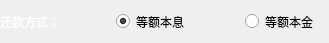
         <widget class="QWidget" name="widget_Remethod_1" native="true">
          <property name="maximumSize">
           <size>
            <width>450</width>
            <height>40</height>
           </size>
          </property>
          <layout class="QGridLayout" name="gridLayout_34">
           <property name="leftMargin">
            <number>0</number>
           </property>
           <item row="0" column="4">
            <spacer name="horizontalSpacer_7">
             <property name="orientation">
              <enum>Qt::Horizontal</enum>
             </property>
             <property name="sizeType">
              <enum>QSizePolicy::Maximum</enum>
             </property>
             <property name="sizeHint" stdset="0">
              <size>
               <width>50</width>
               <height>20</height>
              </size>
             </property>
            </spacer>
           </item>
           <item row="0" column="5">
            <widget class="QRadioButton" name="radioButton_Rebenjin_1">
             <property name="maximumSize">
              <size>
               <width>90</width>
               <height>21</height>
              </size>
             </property>
             <property name="text">
              <string>等额本金</string>
             </property>
            </widget>
           </item>
           <item row="0" column="2">
            <spacer name="horizontalSpacer_2">
             <property name="orientation">
              <enum>Qt::Horizontal</enum>
             </property>
             <property name="sizeType">
              <enum>QSizePolicy::Maximum</enum>
             </property>
             <property name="sizeHint" stdset="0">
              <size>
               <width>50</width>
               <height>19</height>
              </size>
             </property>
            </spacer>
           </item>
           <item row="0" column="3">
            <widget class="QRadioButton" name="radioButton_Rebenxi_1">
             <property name="maximumSize">
              <size>
               <width>90</width>
               <height>21</height>
              </size>
             </property>
             <property name="text">
              <string>等额本息</string>
             </property>
             <property name="checked">
              <bool>true</bool>
             </property>
            </widget>
           </item>
           <item row="0" column="1">
            <widget class="QLabel" name="label_Remethod_1">
             <property name="maximumSize">
              <size>
               <width>72</width>
               <height>15</height>
              </size>
             </property>
             <property name="styleSheet">
              <string notr="true">font: 9pt &quot;锐字锐线怒放黑简1.0&quot;;
color: rgb(255, 255, 255);</string>
             </property>
             <property name="text">
              <string>还款方式：</string>
             </property>
            </widget>
           </item>
          </layout>
         </widget>
